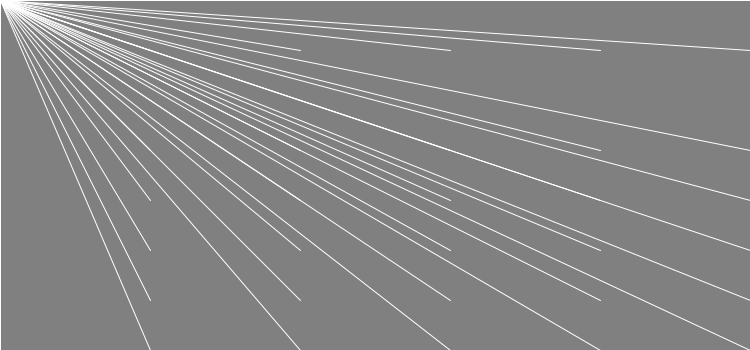
Frame 1 (no input)
Frame 60 (the mouse pressed at the canvas centre just before this capture): identical to frame 1, image omitted
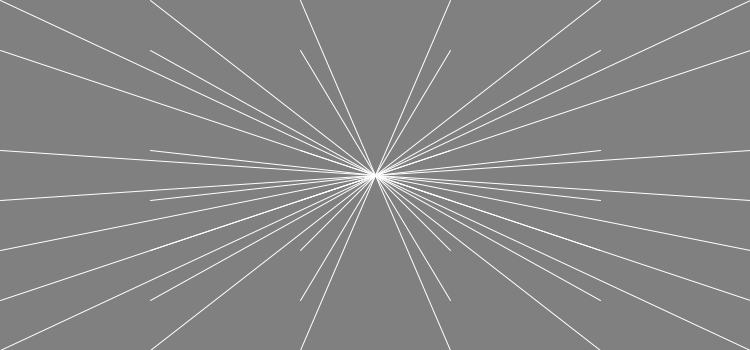
Frame 120 (the mouse held since frame 60 and released just before this capture)

The Processing sketch that drew these frames (run headless with seeded random() and noise(); from frame 60 on, the mouse is pressed at the canvas centre):

// Processing sketch: sketch05
// ── sketch05.pde
void setup() {
  size(750, 350);
  pixelDensity(displayDensity());
  stroke(255);
}

void draw() {
  background(128);

  // x = 0のとき
  line(0, 0, mouseX, mouseY);
  line(0, 50, mouseX, mouseY);
  line(0, 150, mouseX, mouseY);
  line(0, 200, mouseX, mouseY);
  line(0, 250, mouseX, mouseY);
  line(0, 300, mouseX, mouseY);
  line(0, 350, mouseX, mouseY);
  // x = 150のとき
  line(150, 0, mouseX, mouseY);
  line(150, 50, mouseX, mouseY);
  line(150, 150, mouseX, mouseY);
  line(150, 200, mouseX, mouseY);
  line(150, 250, mouseX, mouseY);
  line(150, 300, mouseX, mouseY);
  line(150, 350, mouseX, mouseY);
  // x = 300のとき
  line(300, 0, mouseX, mouseY);
  line(300, 50, mouseX, mouseY);
  line(300, 150, mouseX, mouseY);
  line(300, 200, mouseX, mouseY);
  line(300, 250, mouseX, mouseY);
  line(300, 300, mouseX, mouseY);
  line(300, 350, mouseX, mouseY);
  // x = 450のとき
  line(450, 0, mouseX, mouseY);
  line(450, 50, mouseX, mouseY);
  line(450, 150, mouseX, mouseY);
  line(450, 200, mouseX, mouseY);
  line(450, 250, mouseX, mouseY);
  line(450, 300, mouseX, mouseY);
  line(450, 350, mouseX, mouseY);
  // x = 600のとき
  line(600, 0, mouseX, mouseY);
  line(600, 50, mouseX, mouseY);
  line(600, 150, mouseX, mouseY);
  line(600, 200, mouseX, mouseY);
  line(600, 250, mouseX, mouseY);
  line(600, 300, mouseX, mouseY);
  line(600, 350, mouseX, mouseY);
  // x = 750のとき
  line(750, 0, mouseX, mouseY);
  line(750, 50, mouseX, mouseY);
  line(750, 150, mouseX, mouseY);
  line(750, 200, mouseX, mouseY);
  line(750, 250, mouseX, mouseY);
  line(750, 300, mouseX, mouseY);
  line(750, 350, mouseX, mouseY);
}
